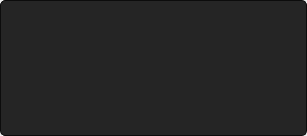
<?xml version="1.0" encoding="UTF-8"?>
<ui version="4.0">
 <class>DevicePowerWidget</class>
 <widget class="QWidget" name="DevicePowerWidget">
  <property name="geometry">
   <rect>
    <x>0</x>
    <y>0</y>
    <width>307</width>
    <height>136</height>
   </rect>
  </property>
  <property name="windowTitle">
   <string>Form</string>
  </property>
  <property name="styleSheet">
   <string notr="true">#centralWidget {
	background-color: #252525;
	border: 1px Solid #0C0C0C;
	border-radius: 5px;
}

QPushButton {
	background-color: #203445;
}

QPushButton:checked {
	background-color: #1FA3EC;
}


QPushButton[text=&quot;OK&quot;] {
	background-color: #47c266;
}

QPushButton[text=&quot;Cancel&quot;] {
	background-color: #d43535;
}
</string>
  </property>
  <layout class="QVBoxLayout" name="verticalLayout">
   <property name="spacing">
    <number>0</number>
   </property>
   <property name="leftMargin">
    <number>0</number>
   </property>
   <property name="topMargin">
    <number>0</number>
   </property>
   <property name="rightMargin">
    <number>0</number>
   </property>
   <property name="bottomMargin">
    <number>0</number>
   </property>
   <item>
    <widget class="QWidget" name="centralWidget" native="true">
     <layout class="QGridLayout" name="gridLayout">
      <property name="leftMargin">
       <number>10</number>
      </property>
      <property name="topMargin">
       <number>10</number>
      </property>
      <property name="rightMargin">
       <number>10</number>
      </property>
      <property name="bottomMargin">
       <number>10</number>
      </property>
      <property name="spacing">
       <number>10</number>
      </property>
     </layout>
    </widget>
   </item>
  </layout>
 </widget>
 <resources/>
 <connections/>
</ui>
